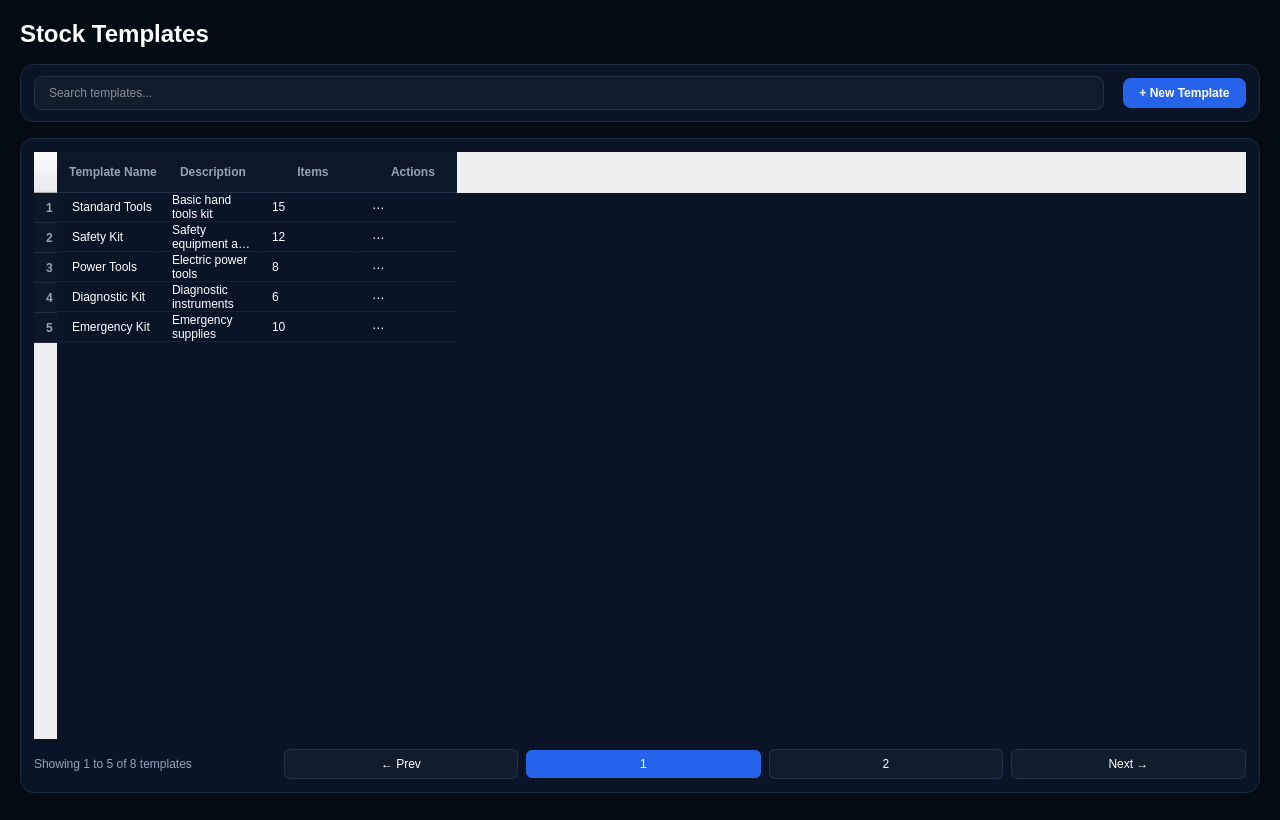
<?xml version="1.0" encoding="UTF-8"?>
<ui version="4.0">
	<class>StockTemplatesPageClass</class>
	<widget class="QWidget" name="StockTemplatesPageClass">
		<property name="geometry">
			<rect>
				<x>0</x>
				<y>0</y>
				<width>1280</width>
				<height>820</height>
			</rect>
		</property>
		<property name="windowTitle">
			<string>Stock Templates</string>
		</property>
		<property name="styleSheet">
			<string notr="true">
				QWidget#StockTemplatesPageClass {
				background-color: #050B14;
				color: white;
				}

				QLabel#pageTitle {
				font-size: 24px;
				font-weight: 700;
				color: white;
				}

				QWidget#toolbarContainer,
				QWidget#tableCard {
				background-color: #091426;
				border: 1px solid #1A2A40;
				border-radius: 14px;
				}

				QLineEdit#searchInput {
				border: 1px solid #22324A;
				background: #111C2D;
				color: white;
				padding: 8px 12px;
				border-radius: 8px;
				}

				QPushButton#newTemplateButton {
				background-color: #2563EB;
				color: white;
				border: none;
				border-radius: 8px;
				padding: 8px 16px;
				font-weight: 600;
				}

				QPushButton#newTemplateButton:hover {
				background-color: #3B82F6;
				}

				QTableWidget {
				background-color: transparent;
				border: none;
				color: white;
				gridline-color: transparent;
				}

				QHeaderView::section {
				background-color: #0C1728;
				color: #94A3B8;
				border: none;
				border-bottom: 1px solid #1F2E45;
				padding-left: 12px;
				height: 40px;
				font-weight: 600;
				}

				QTableWidget::item {
				border-bottom: 1px solid #132238;
				padding-left: 12px;
				height: 42px;
				}

				QTableWidget::item:selected {
				background-color: #132238;
				}

				QPushButton#prevPageButton,
				QPushButton#page1Button,
				QPushButton#page2Button,
				QPushButton#nextPageButton {
				background-color: #111C2D;
				border: 1px solid #22324A;
				border-radius: 6px;
				color: white;
				min-width: 28px;
				min-height: 28px;
				}

				QPushButton#page1Button {
				background-color: #2563EB;
				border: none;
				}

				QPushButton#prevPageButton:hover,
				QPushButton#page2Button:hover,
				QPushButton#nextPageButton:hover {
				background-color: #1D4ED8;
				}
			</string>
		</property>

		<layout class="QVBoxLayout" name="rootLayout">
			<property name="leftMargin">
				<number>20</number>
			</property>
			<property name="topMargin">
				<number>20</number>
			</property>
			<property name="rightMargin">
				<number>20</number>
			</property>
			<property name="bottomMargin">
				<number>20</number>
			</property>
			<property name="spacing">
				<number>16</number>
			</property>

			<item>
				<widget class="QLabel" name="pageTitle">
					<property name="text">
						<string>Stock Templates</string>
					</property>
				</widget>
			</item>

			<item>
				<widget class="QWidget" name="toolbarContainer" native="true">
					<layout class="QHBoxLayout" name="toolbarLayout">
						<property name="leftMargin">
							<number>14</number>
						</property>
						<property name="topMargin">
							<number>12</number>
						</property>
						<property name="rightMargin">
							<number>14</number>
						</property>
						<property name="bottomMargin">
							<number>12</number>
						</property>
						<property name="spacing">
							<number>12</number>
						</property>

						<item>
							<widget class="QLineEdit" name="searchInput">
								<property name="placeholderText">
									<string>Search templates...</string>
								</property>
								<property name="minimumWidth">
									<number>250</number>
								</property>
							</widget>
						</item>

						<item>
							<spacer name="toolbarSpacer">
								<property name="orientation">
									<enum>Qt::Horizontal</enum>
								</property>
							</spacer>
						</item>

						<item>
							<widget class="QPushButton" name="newTemplateButton">
								<property name="text">
									<string>+ New Template</string>
								</property>
							</widget>
						</item>
					</layout>
				</widget>
			</item>

			<item>
				<widget class="QWidget" name="tableCard" native="true">
					<layout class="QVBoxLayout" name="tableCardLayout">
						<property name="leftMargin">
							<number>14</number>
						</property>
						<property name="topMargin">
							<number>14</number>
						</property>
						<property name="rightMargin">
							<number>14</number>
						</property>
						<property name="bottomMargin">
							<number>14</number>
						</property>
						<property name="spacing">
							<number>10</number>
						</property>

						<item>
							<widget class="QTableWidget" name="templatesTable">
								<property name="columnCount">
									<number>4</number>
								</property>
								<property name="rowCount">
									<number>5</number>
								</property>
								<property name="frameShape">
									<enum>QFrame::NoFrame</enum>
								</property>

								<column>
									<property name="text">
										<string>Template Name</string>
									</property>
								</column>
								<column>
									<property name="text">
										<string>Description</string>
									</property>
								</column>
								<column>
									<property name="text">
										<string>Items</string>
									</property>
								</column>
								<column>
									<property name="text">
										<string>Actions</string>
									</property>
								</column>

								<item row="0" column="0">
									<property name="text">
										<string>Standard Tools</string>
									</property>
								</item>
								<item row="0" column="1">
									<property name="text">
										<string>Basic hand tools kit</string>
									</property>
								</item>
								<item row="0" column="2">
									<property name="text">
										<string>15</string>
									</property>
								</item>
								<item row="0" column="3">
									<property name="text">
										<string>⋯</string>
									</property>
								</item>

								<item row="1" column="0">
									<property name="text">
										<string>Safety Kit</string>
									</property>
								</item>
								<item row="1" column="1">
									<property name="text">
										<string>Safety equipment and gear</string>
									</property>
								</item>
								<item row="1" column="2">
									<property name="text">
										<string>12</string>
									</property>
								</item>
								<item row="1" column="3">
									<property name="text">
										<string>⋯</string>
									</property>
								</item>

								<item row="2" column="0">
									<property name="text">
										<string>Power Tools</string>
									</property>
								</item>
								<item row="2" column="1">
									<property name="text">
										<string>Electric power tools</string>
									</property>
								</item>
								<item row="2" column="2">
									<property name="text">
										<string>8</string>
									</property>
								</item>
								<item row="2" column="3">
									<property name="text">
										<string>⋯</string>
									</property>
								</item>

								<item row="3" column="0">
									<property name="text">
										<string>Diagnostic Kit</string>
									</property>
								</item>
								<item row="3" column="1">
									<property name="text">
										<string>Diagnostic instruments</string>
									</property>
								</item>
								<item row="3" column="2">
									<property name="text">
										<string>6</string>
									</property>
								</item>
								<item row="3" column="3">
									<property name="text">
										<string>⋯</string>
									</property>
								</item>

								<item row="4" column="0">
									<property name="text">
										<string>Emergency Kit</string>
									</property>
								</item>
								<item row="4" column="1">
									<property name="text">
										<string>Emergency supplies</string>
									</property>
								</item>
								<item row="4" column="2">
									<property name="text">
										<string>10</string>
									</property>
								</item>
								<item row="4" column="3">
									<property name="text">
										<string>⋯</string>
									</property>
								</item>
							</widget>
						</item>

						<item>
							<layout class="QHBoxLayout" name="paginationLayout">
								<property name="spacing">
									<number>8</number>
								</property>

								<item>
									<widget class="QLabel" name="paginationLabel">
										<property name="text">
											<string>Showing 1 to 5 of 8 templates</string>
										</property>
										<property name="styleSheet">
											<string notr="true">background: transparent; border: none; color: #94A3B8; font-size: 12px;</string>
										</property>
									</widget>
								</item>

								<item>
									<spacer name="paginationSpacer">
										<property name="orientation">
											<enum>Qt::Horizontal</enum>
										</property>
									</spacer>
								</item>

								<item>
									<widget class="QPushButton" name="prevPageButton">
										<property name="text">
											<string>← Prev</string>
										</property>
									</widget>
								</item>

								<item>
									<widget class="QPushButton" name="page1Button">
										<property name="text">
											<string>1</string>
										</property>
									</widget>
								</item>

								<item>
									<widget class="QPushButton" name="page2Button">
										<property name="text">
											<string>2</string>
										</property>
									</widget>
								</item>

								<item>
									<widget class="QPushButton" name="nextPageButton">
										<property name="text">
											<string>Next →</string>
										</property>
									</widget>
								</item>
							</layout>
						</item>
					</layout>
				</widget>
			</item>

			<item>
				<spacer name="verticalSpacer">
					<property name="orientation">
						<enum>Qt::Vertical</enum>
					</property>
				</spacer>
			</item>
		</layout>
	</widget>
	<resources/>
	<connections/>
</ui>
